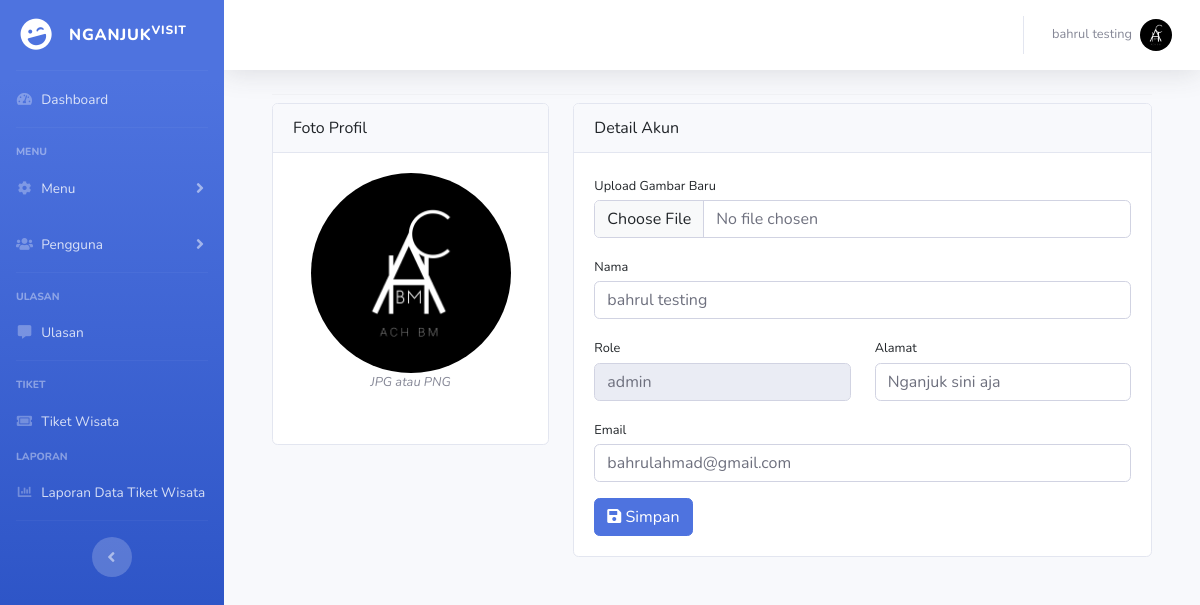
Screenshot of /admin/admin_profile.php (signed in) with the database file from the repository.
### tables this page shows
CREATE TABLE `user` (
  `id_user` int(12) NOT NULL,
  `email` varchar(255) NOT NULL,
  `nama` varchar(255) NOT NULL,
  `role` enum('admin','pengelola','user') NOT NULL,
  `password` varchar(255) NOT NULL,
  `alamat` varchar(255) NOT NULL,
  `gambar` varchar(255) DEFAULT NULL,
  `kode_otp` varchar(50) DEFAULT NULL,
  `expired_otp` datetime DEFAULT NULL,
  `status` enum('active','inactive') NOT NULL DEFAULT 'active',
  `ket_wisata` varchar(200) DEFAULT NULL,
  `no_hp` varchar(50) DEFAULT NULL,
  `token` varchar(255) NOT NULL,
  `expired_token` datetime DEFAULT NULL
);

### admin/profile.php (the view, shortened to what this page needs)
<?php
$conn = $koneksi;
$id_user = $_SESSION['user_id'];
$sql = "SELECT email, nama, role, alamat, gambar FROM user WHERE id_user = ?";
$stm = $conn->prepare($sql);
$stm->bind_param("i", $id_user);
$stm->execute();
$result = $stm->get_result();
$user = $result->fetch_assoc();
$gambar_profil = !empty($user['gambar']) ? "../public/gambar/" . $user['gambar'] : "../public/gambar/avatar_profile.jpg";
?>
<div class="container-fluid">
    <div class="container-xl px-4 mt-4">
        <hr class="mt-0 mb-2">
        <div class="row">
            <div class="col-xl-4">
                <div class="card mb-4 mb-xl-0">
                    <div class="card-header">Foto Profil</div>
                    <div class="card-body text-center mb-2">
                        <img class="img-account-profile img-fluid rounded-circle w-100"
                            src="<?= htmlspecialchars($gambar_profil) ?>"
                            alt="Foto Profil" style="max-width: 200px; height: auto;">
                        <div class="small font-italic text-muted mb-4">JPG atau PNG</div>
                    </div>
                </div>
            </div>
            <div class="col-xl-8">
                <div class="card mb-4">
                    <div class="card-header">Detail Akun</div>
                    <div class="card-body">
                        <form method="post" action="../controllers/edit_profile.php" enctype="multipart/form-data">
                            <div class="mb-3">
                                <label class="small mb-1" id="inputFoto">Upload Gambar Baru</label>
                                <input type="file" name="foto" class="form-control mb-3" accept="image/*">
                            </div>
                            <div class="mb-3">
                                <label class="small mb-1" for="inputName">Nama</label>
                                <input class="form-control" id="inputName" type="text" name="name" value="<?= htmlspecialchars($user['nama']) ?>" required>
                            </div>
                            <div class="row gx-3 mb-3">
                                <div class="col-md-6">
                                    <label class="small mb-1" for="inputRole">Role</label>
                                    <input class="form-control" id="inputRole" type="text" name="role" value="<?= htmlspecialchars($user['role']) ?>" readonly required>
                                </div>
                                <div class="col-md-6">
                                    <label class="small mb-1" for="inputAlamat">Alamat</label>
                                    <input class="form-control" id="inputAlamat" type="text" name="alamat" value="<?= htmlspecialchars($user['alamat']) ?>" required>
                                </div>
                            </div>
                            <div class="mb-3">
                                <label class="small mb-1" for="inputEmailAddress">Email</label>
                                <input class="form-control" id="inputEmailAddress" type="email" name="email" value="<?= htmlspecialchars($user['email']) ?>" required>
                            </div>
                            <button class="btn btn-primary" type="submit">
                                <i class="fas fa-save"></i> Simpan
                            </button>
                        </form>
                    </div>
                </div>
            </div>
        </div>
    </div>
</div>

### admin/nav.php (shortened to what this page needs)
<?php
include("../koneksi.php");
$conn = $koneksi;
$id_user = $_SESSION['user_id'];
$sql = "SELECT gambar FROM user WHERE id_user = ?";
$stmt = $conn->prepare($sql);
$stmt->bind_param("i", $id_user);
$stmt->execute();
$result = $stmt->get_result();
$user = $result->fetch_assoc();
$gambar_profil = !empty($user['gambar']) ? "../public/gambar/" . $user['gambar'] : "../public/gambar/avatar_profile.jpg";
$gambar_profil .= '?v=' . time();
?>
<nav class="navbar navbar-expand navbar-light bg-white topbar mb-4 static-top shadow">
    <ul class="navbar-nav ml-auto">
        <li class="nav-item dropdown no-arrow">
            <a class="nav-link dropdown-toggle" href="#" id="userDropdown" role="button"
                data-toggle="dropdown" aria-haspopup="true" aria-expanded="false">
                <span class="mr-2 d-none d-lg-inline text-gray-600 small"><?= htmlspecialchars($_SESSION['nama']); ?></span>
                <img id="profileNavImage" class="img-profile rounded-circle" src="<?= htmlspecialchars($gambar_profil); ?>" alt="Foto Profil">
            </a>
        </li>
    </ul>
</nav>

### rows the page displays
user: gambar (picture), name "bahrul testing", role "admin", alamat "Nganjuk sini aja", email "bahrulahmad@gmail.com"

### other values shown
$_SESSION['nama'] "bahrul testing"
